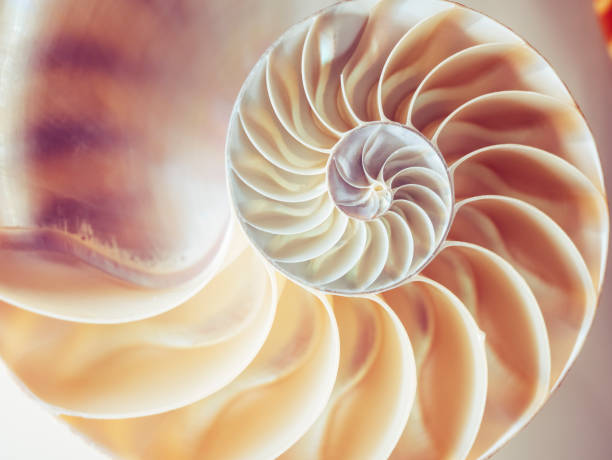
#> input picture images/original/shell.jpg, 612 x 460 px
$ python LSBImgWidth.py
#> lines starting #> are read from the running program, lines starting #| are printed output that depends on the picture
### imageManipulator.py
import cv2


def pad_image_to_fit(image, target_size):
    target_width, target_height = target_size
    h, w = image.shape[:2]

    # # Calculate padding to center the image
    top_pad = (target_height - h) // 2
    bottom_pad = target_height - h - top_pad
    left_pad = (target_width - w) // 2
    right_pad = target_width - w - left_pad

    # Pad the image
    padded_image = cv2.copyMakeBorder(image, top_pad, bottom_pad, left_pad, right_pad, cv2.BORDER_CONSTANT, value=0)

    return padded_image


def resize_image_to_fit(image, target_size):
    target_width, target_height = target_size
    h, w = image.shape[:2]

    # if h > target_height or w > target_width:
    scaling_factor = min(target_height / h, target_width / w)
    new_height = int(h * scaling_factor)
    new_width = int(w * scaling_factor)

    # Resize the image
    resized_image = cv2.resize(image, (new_width, new_height), interpolation=cv2.INTER_AREA)

    if new_width == target_width and new_height == target_height:
        return resized_image
    else:
        padded_image = pad_image_to_fit(resized_image.copy(), target_size)
    return padded_image
    # else:
    #     padded_image = pad_image_to_fit(image.copy(), target_size)
    #     return padded_image


# [24 lines left out: function compute_difference, not called in this run]


# Example usage
# embedded_image = cv2.imread("images/original/sid.jpg")
# resized_image = resize_image_to_fit(embedded_image, (700, 400))
#
# cv2.imwrite("resize_sid.jpg", resized_image)

### LSBImgWidth.py
import imageManipulator
import cv2
import numpy as np
import random

def resizeHost(host_img, secret_img):
    height_secret, width_secret, channels_secret = secret_img.shape
    return imageManipulator.resize_image_to_fit(host_img, (width_secret * 3, height_secret))

# Encryption function

host = cv2.imread('images/original/shell.jpg')
#> host is the input picture: shape (460, 612, 3); mean B, G, R 146.2, 167.5, 202
secret = cv2.imread('images/original/matrioska.jpg')
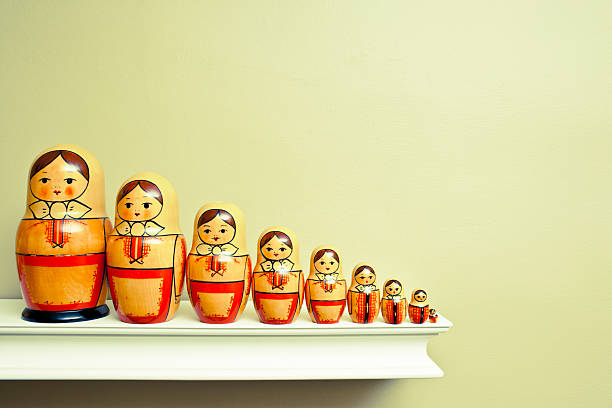
#> input picture images/original/matrioska.jpg, 612 x 408 px
#> secret is the input picture: shape (408, 612, 3); mean B, G, R 152.7, 205.1, 217
# Driver's code
resized_image = resizeHost(host, secret)
#> in pad_image_to_fit, `padded_image = cv2.copyMakeBorder(image, top_pad, bottom_pad, left_pad..`:
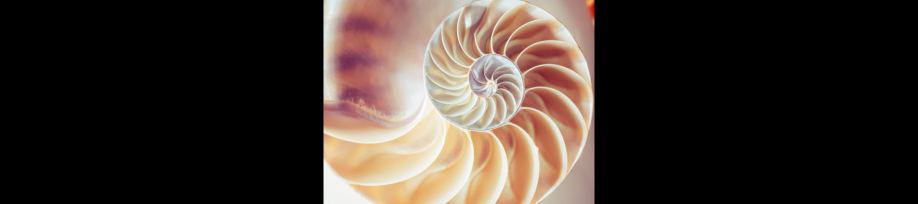
#> padded_image: shape (408, 1836, 3) (shown at 1/2 size); mean of channels 0, 1, 2 43.2, 49.5, 59.6; drawn as B, G, R

def encrypt(host_img, secret_img):
    resizedHost_img = resizeHost(host_img, secret_img)

    for height in range(secret_img.shape[0]):
        for width in range(secret_img.shape[1]):
            for channel in range(3):
                # v1 and v2 are 8-bit pixel values
                # of img1 and img2 respectively
                v1 = format(resizedHost_img[height][width * 3 + channel][0], '08b')
                v2 = format(secret_img[height][width][channel], '08b')

                # Taking 4 MSBs of each image
                v3 = v1[:4] + v2[:4]

                resizedHost_img[height][width * 3 + channel][0] = int(v3, 2)

    cv2.imwrite('encrypted.png', resizedHost_img)

def decrypt():
    encrypted_img = cv2.imread('encrypted.png')
    # Get dimensions of the encrypted image
    height_encrypted, width_encrypted, channels_encrypted = encrypted_img.shape
#> height_encrypted = 408; width_encrypted = 1836; channels_encrypted = 3
    secret_img = np.zeros((height_encrypted, width_encrypted//3, 3), dtype=np.uint8)

    for height in range(height_encrypted):
        for width in range(width_encrypted//3):
            for channel in range(3):
                # Extract 8-bit pixel value from encrypted image
                encrypted_pixel = format(encrypted_img[height][width * 3 + channel][0], '08b')

                # Extract the 4 LSBs (Least Significant Bits)
                lsb_bits = encrypted_pixel[4:]  # bits after 4 MSBs
                 # Convert binary back to decimal and assign to the secret image
                secret_img[height, width, channel] = int(lsb_bits, 2)
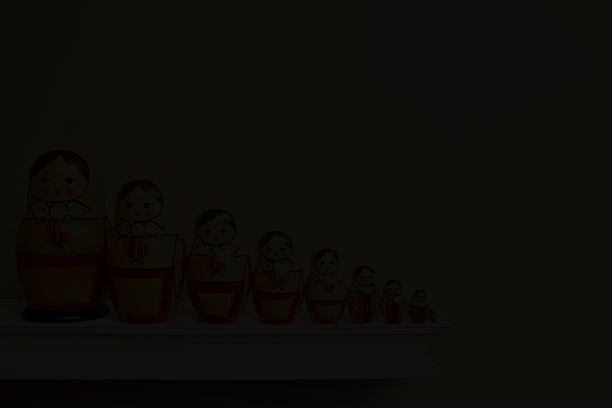
#> secret_img: shape (408, 612, 3); mean B, G, R 9.1, 12.3, 13.07

    cv2.imwrite('secret_decrypted.png', secret_img)


encrypt(host, secret)
decrypt()
#resized_image = resizeHost(host, secret)
#cv2.imwrite('resiz.png', resized_image)
